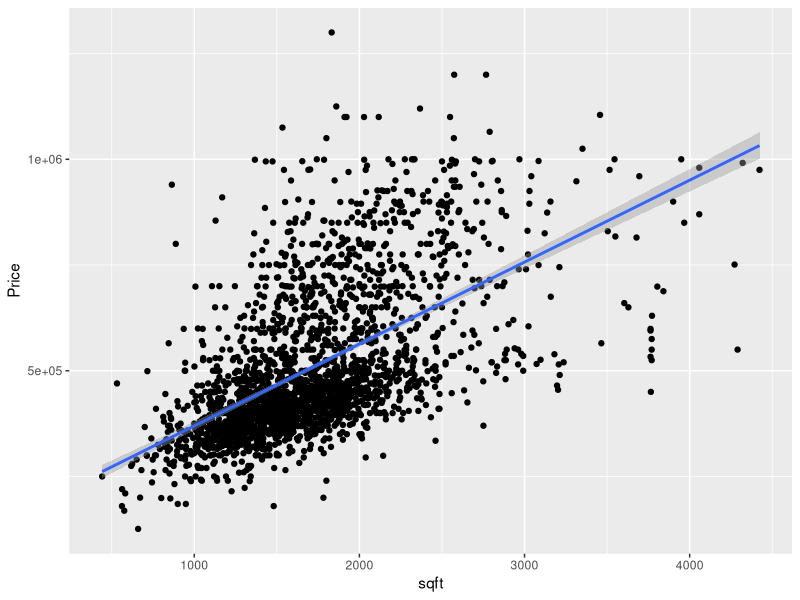
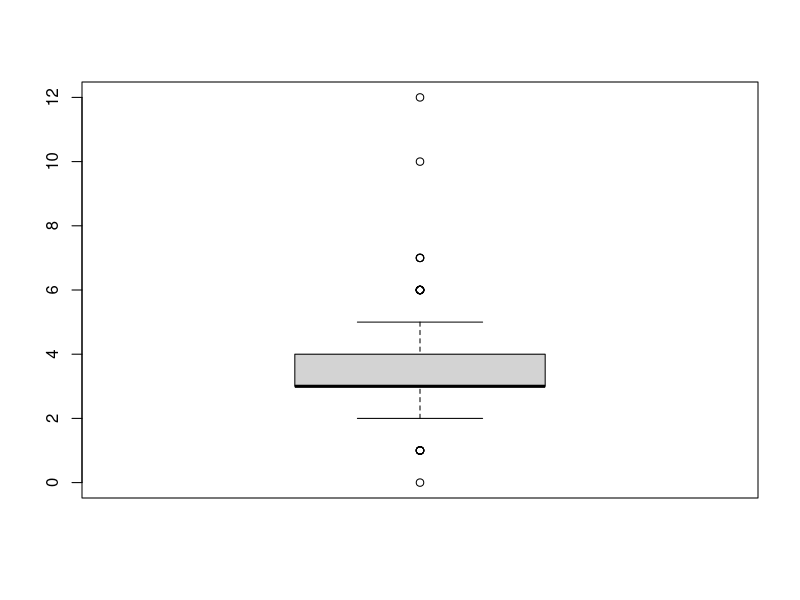
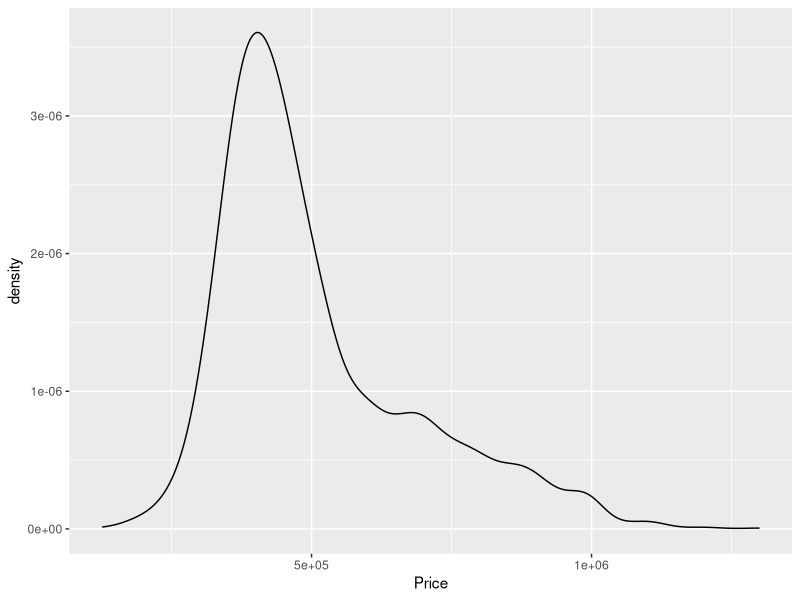

Recreate these plots in R, in order.
## Machine Learning Real Estate Predictions
## Statistical Tests

# load libraries
library(dplyr)
library(tidyverse)
library(ggplot2)
library(stats)

# import and read data
base_table <- read.csv(file='combined_data_clean.csv', check.names = F, stringsAsFactors = F)
head(base_table)

# adjust cols
prop_df <- subset(base_table, select = -c(id, Address, mls))
prop_df <- prop_df %>% rename(year_built = `Year Built`)
prop_df <- prop_df %>% rename(sqft = `Approx SQFT`)
head(prop_df)

prop_filter <- prop_df[,c('Price', 'zip', 'sqft', 'year_built', 'Bedrooms', 'Bathrooms')]
prop_filter$zip <- factor(prop_filter$zip)
# prop_filter2$Bedrooms <- factor(prop_filter2$Bedrooms)
# prop_filter2$Bathrooms <- factor(prop_filter2$Bathrooms)

# calculated cols
# house age
prop_filter$age <- 2022 - prop_filter$year_built
# price per sq foot
prop_filter$ppsf <- round(prop_filter$Price / prop_filter$sqft, 2)

head(prop_filter)

## eda
price_summary <- prop_df %>% summarize(Mean=mean(Price), Median=median(Price), Variance=var(Price), SD=sd(Price))
price_summary

scttr <- ggplot(prop_df, aes(x=sqft, y=Price)) + geom_point() + geom_smooth(method=lm)
scttr

boxplot(prop_filter$Bedrooms)

prop_filter[which(prop_filter$Bedrooms > 6),]

# bp <- ggplot(prop_filter2, aes(x=Bedrooms)) + geom_boxplot()
# bp + facet_grid(. ~ zip)
## would have to bin bedrooms and zip

prop_df %>% count(Bedrooms)

## statistical test types
# one-sample test (1 independent, 1 dependent) - not appropriate
# two-sample test (1 independent, 1 dependent), dichotomous - not appropriate
# anova (1+ categorical independent, 1 continuous dependent) - this could work
# simple linear regression - no
# multiple linear regression - yes, if we remove categorical values like zip codes
# chi-squared (1 categorical, 1+ categorical) - 'is there a difference in categorical frequencies between groups?)

## statistical tests
ggplot(prop_filter, aes(x=Price)) + geom_density() # visualize distribution using density plot
shapiro.test(prop_filter$Price) # pvalue much less than 0.05, so NOT normal distribution
# note: strong right skew

# anova - considering all features are actually categorical even though they're numbers (sqft is exception)
summary(aov(Price ~ zip, data=prop_filter))
summary(aov(Price ~ zip + sqft, data = prop_filter))
summary(aov(Price ~ zip + sqft + year_built + Bedrooms + Bathrooms, data = prop_filter))

# multiple linear regression
# using only numerical values - that is, not year_built or zip
summary(lm(Price ~ sqft + Bedrooms + Bathrooms, data = prop_filter))
summary(lm(Price ~ sqft + Bedrooms + Bathrooms + age, data = prop_filter))
summary(lm(Price ~ sqft + Bedrooms + Bathrooms + age + ppsf, data = prop_filter)) # is ppsf redundant?

